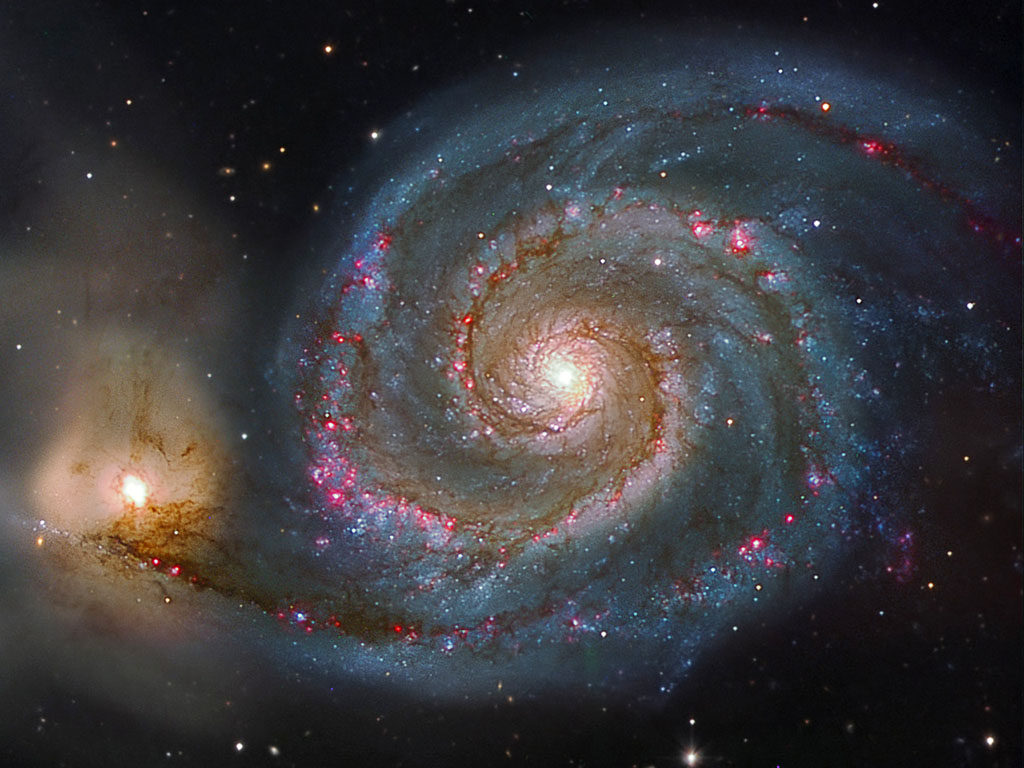
#> input picture Produccion/Jonathan Leon/Mascaras de Capa/galaxia.jpg, 1024 x 768 px
$ python mascara.py   (Python 2 division)
#> lines starting #> are read from the running program, lines starting #| are printed output that depends on the picture
from __future__ import division
__author__ = 'jonathan'
# -*- coding: utf-8 -*-

import numpy as np
from PIL import Image,ImageOps
import time

def convertirImgMatrixRGB(img):
    return np.array(img.convert("RGB"))

#Genera un valor entre 0 y 1 a partir de un pixel en escala de grises
#Mientras mas alto sea , el valor devuelto sera mas cercano a 1 (opacidad maxima)
def obtenerAlfa(pixel):
    return pixel[0]/255

#Pega una imagen encima de un fondo, usando una mascara para generar las zonas transparentes de esta.
def componerImagen(fpFondo,fpImg,fpMascara):

#> called with fpFondo = 'galaxia.jpg', fpImg = 'barco.jpg', fpMascara = 'alfaBarco.jpg'
    fondo=Image.open(fpFondo)  #el fondo manda, no lo tocamos por nada
#> fondo is the input picture: PIL image 1024x768 RGB; mean R, G, B 61, 58.6, 61.2
    img=Image.open(fpImg).resize(fondo.size)#redimensionamos la imagen que pegaremos
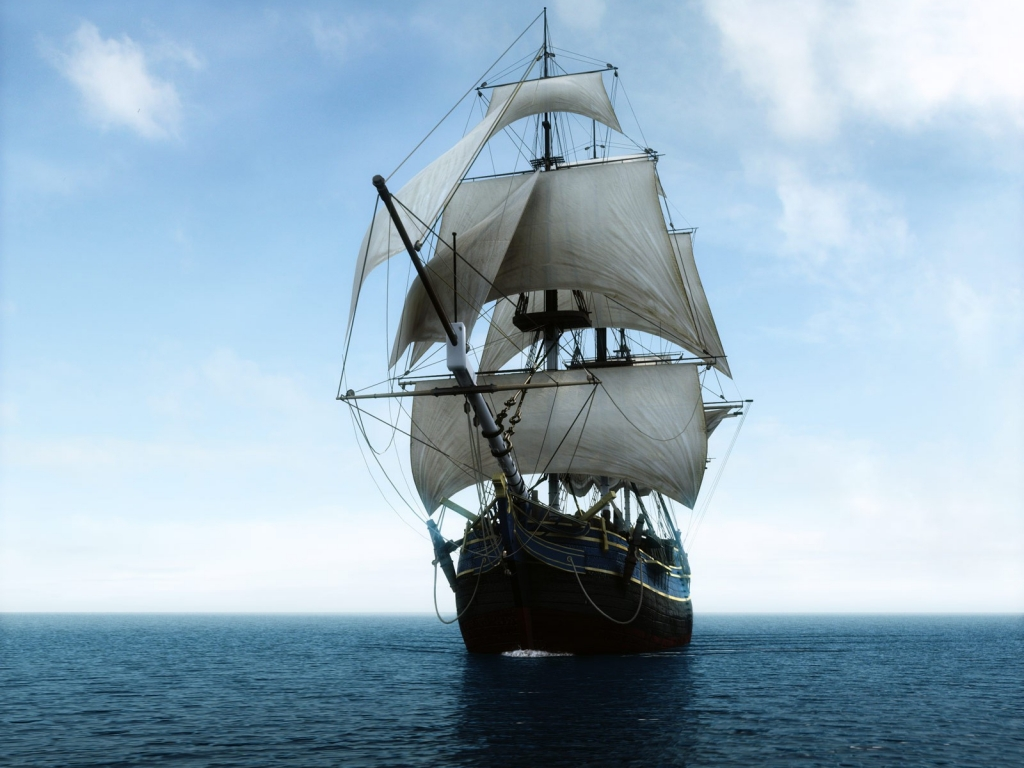
#> input picture Produccion/Jonathan Leon/Mascaras de Capa/barco.jpg, 1024 x 768 px
#> img is the input picture: PIL image 1024x768 RGB; mean R, G, B 148.8, 173.1, 189.6
    mascara=Image.open(fpMascara).resize(fondo.size)# y la respectiva mascara.
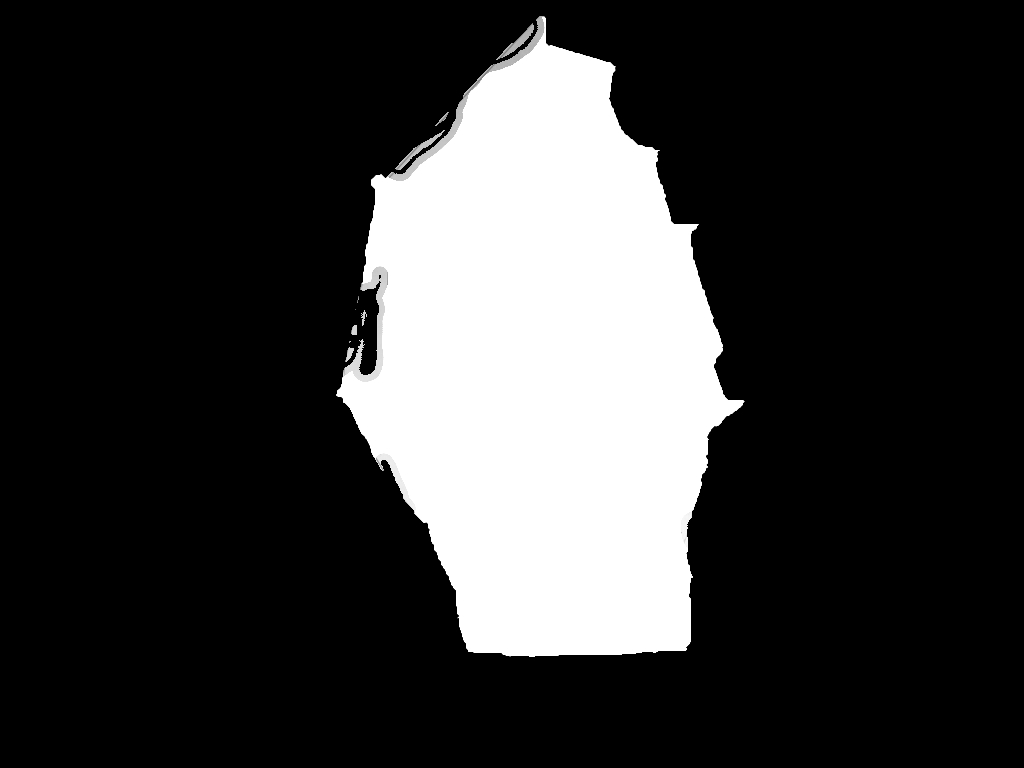
#> input picture Produccion/Jonathan Leon/Mascaras de Capa/alfaBarco.jpg, 1024 x 768 px
#> mascara is the input picture: PIL image 1024x768 RGB; min 0, max 255, mean 54.4
    arrFondo=convertirImgMatrixRGB(fondo)
    arrImg=convertirImgMatrixRGB(img)
    arrMascara=convertirImgMatrixRGB(mascara)
    for i in range(fondo.size[1]):
        for j in range(fondo.size[0]):
            alfa=obtenerAlfa(arrMascara[i][j])  #el alfa se usa para representar un nivel de transparencia de una imagen dada
            sumaPixel= (arrFondo[i][j]*(1-alfa))+(arrImg[i][j]*(alfa))#se suman los pixeles multiplicando la imagen por el alfa y el fondo por el complemento(ver informe)
            arrFondo[i][j]=sumaPixel
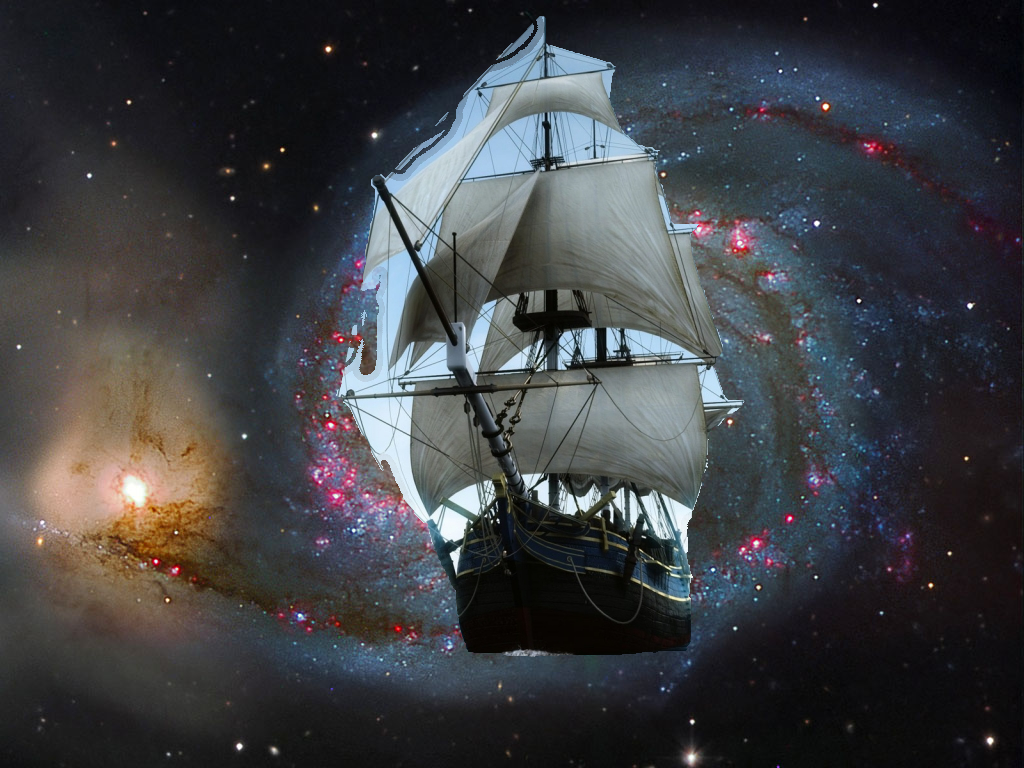
#> arrFondo: shape (768, 1024, 3); mean R, G, B 61.9, 63.1, 66.3
    imgCompuesta=Image.fromarray(arrFondo)
    return imgCompuesta

def main():
    starting_point=time.time()
    imagenCompuesta=componerImagen("galaxia.jpg","barco.jpg","alfaBarco.jpg")
    imagenCompuesta.save("output.png")
    elapsed_time=time.time()-starting_point
    print ""
    print "Serial Time [seconds]: " + str(elapsed_time)

main()
